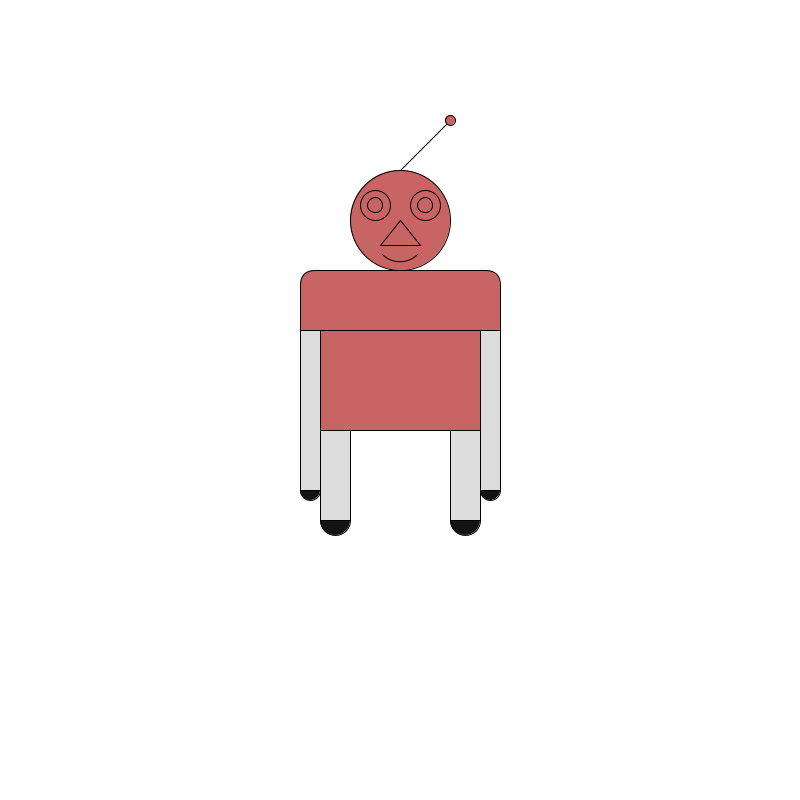
Frame 1 (no input)
Frame 60 (the mouse pressed at the canvas centre just before this capture): identical to frame 1, image omitted
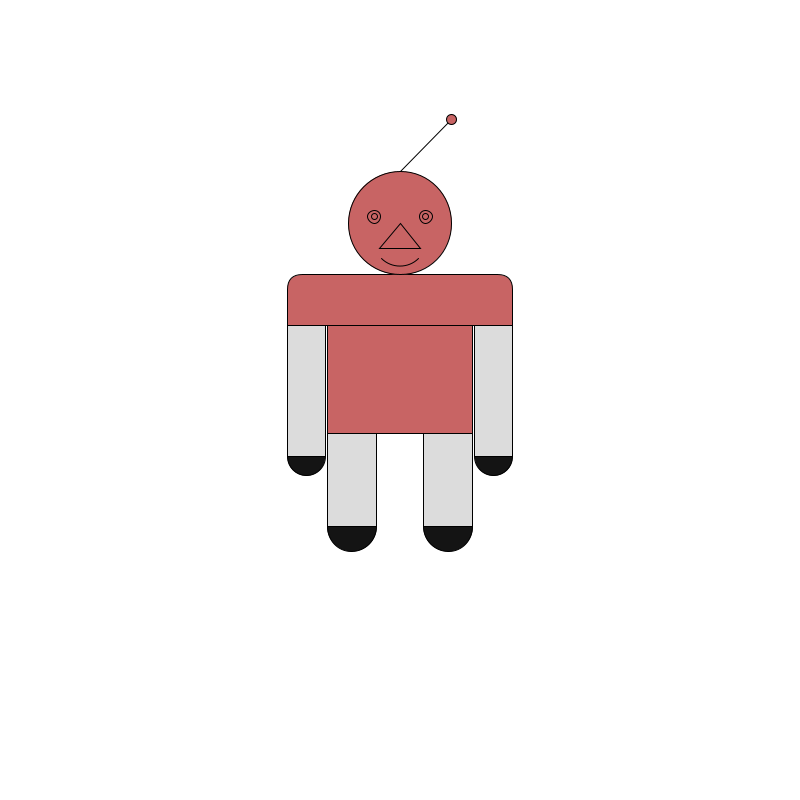
Frame 120 (the mouse held since frame 60 and released just before this capture)

The Processing sketch that drew these frames (run headless with seeded random() and noise(); from frame 60 on, the mouse is pressed at the canvas centre):

// Processing sketch: act01_draw_a_robot_02
// ── act01_draw_a_robot_02.pde
float x, y;                              // Reference
float shoulderW = 200, shoulderH = 60;   // Shoulder
float stomachW = 160, stomachH = 100;    // Stomach
float armW = 20, armH = 160;             // Arms
float legW = 30, legH = 90;              // Legs
float headR = 100;                       // Head
float eyeR = 30;                         // Eyes
float footR = legW;                      // Feet
float handR = armW;                      // Hands

color colFH = color(20);            // Color Feet & Hands
color colAL = color(220);           // Color Arms & Legs
color colSS = color(200, 100, 100); // Color Shoulder & Stomach

void setup(){
 size(800,800);
 rectMode(CENTER);
 x = width/2;
 y = height/2 - 100;
}

void draw(){
  background(255);
  drawDaisy();
}

void drawDaisy(){
  drawBody();
  drawHead();
  drawArms();
  drawLegs();
}

void drawBody(){
 fill(colSS);
 rect(x, y, shoulderW, shoulderH, 15, 15, 0, 0);
 rect(x, y + shoulderH/2 + stomachH/2 , stomachW, stomachH);
}

void drawArms(){
  fill(colFH);
  ellipse(x - shoulderW/2 + armW/2, y + shoulderH/2 + armH, handR, handR);
  ellipse(x + shoulderW/2 - armW/2, y + shoulderH/2 + armH, handR, handR);
  fill(colAL);
  rect(x - shoulderW/2 + armW/2, y + shoulderH/2 + armH/2, armW, armH);
  rect(x + shoulderW/2 - armW/2, y + shoulderH/2 + armH/2, armW, armH);
}

void drawLegs(){
  fill(colFH);
  ellipse(x - stomachW/2 + legW/2, y + shoulderH/2 + stomachH + legH, footR, footR);
  ellipse(x + stomachW/2 - legW/2, y + shoulderH/2 + stomachH + legH, footR, footR);
  fill(colAL);
  rect(x - stomachW/2 + legW/2, y + shoulderH/2 + stomachH + legH/2, legW, legH);
  rect(x + stomachW/2 - legW/2, y + shoulderH/2 + stomachH + legH/2, legW, legH);
}

void drawHead(){
 ellipse(x, y- shoulderH/2 - headR/2, headR, headR);
 ellipse(x - headR/4, y - shoulderH/2 - headR/2 - eyeR/2, eyeR, eyeR);
 ellipse(x + headR/4, y - shoulderH/2 - headR/2 - eyeR/2, eyeR, eyeR);
 ellipse(x - headR/4, y - shoulderH/2 - headR/2 - eyeR/2, eyeR/2, eyeR/2);
 ellipse(x + headR/4, y - shoulderH/2 - headR/2 - eyeR/2, eyeR/2, eyeR/2);
 arc(x, y - shoulderH/2 - headR/3, headR/2, headR/2, PI/4, 3*PI/4);
 triangle(x, y - shoulderH/2 - headR/2, 
          x + headR/5, y - shoulderH/2 - headR/4, 
          x - headR/5, y - shoulderH/2 - headR/4);
 line(x, y - shoulderH/2 - headR, x + headR/2 , y - shoulderH/2 - headR*1.5);
 ellipse(x + headR/2 , y - shoulderH/2 - headR*1.5, 10, 10);
}


void mousePressed(){
  
  shoulderW = random(180, 250);
  shoulderH = random(40, 80);
  stomachW  = random(60, shoulderW/1.5); 
  stomachH  = random(80, 200);
  armW = random((shoulderW - stomachW)/3, (shoulderW - stomachW)/2);
  armH = random(100, 200);
  legW = random(30, stomachW/2);
  legH = random(60, 120);
  headR = random(80, 150);
  eyeR = random(10, headR/3);                    
  footR = legW;                     
  handR = armW; 
}
